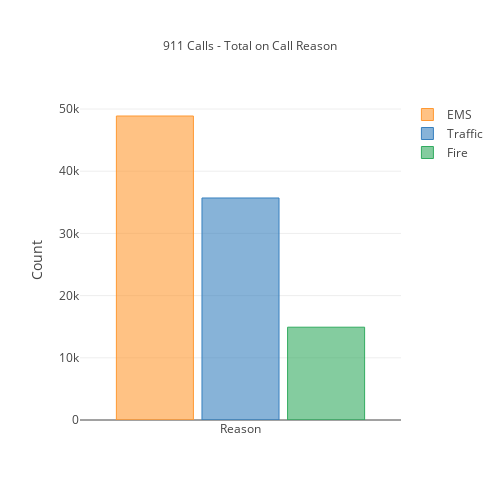

Notebook cell for this chart:
### Code cell
layout={'title':'911 Calls - Total on Call Reason',
        'bargroupgap':0.1,
        'width':500,'height':500,
        'titlefont':{'size':12},
        'yaxis':{'title':'Count'}}
df1['Reason'].value_counts().to_frame().T.iplot(kind='bar',layout=layout)

### Figure 1 — Plotly figure (JSON) as saved in the notebook; plotly's stock layout.template omitted (floating-point values rounded to 4 significant figures)
{"data": [{"marker": {"color": "rgba(255, 153, 51, 0.6)", "line": {"color": "rgba(255, 153, 51, 1.0)", "width": 1}}, "name": "EMS", "orientation": "v", "text": "", "type": "bar", "uid": "57d7105e-2f0d-4a02-80ec-5280a5a38867", "x": ["Reason"], "y": [48877]}, {"marker": {"color": "rgba(55, 128, 191, 0.6)", "line": {"color": "rgba(55, 128, 191, 1.0)", "width": 1}}, "name": "Traffic", "orientation": "v", "text": "", "type": "bar", "uid": "d25359cc-8fca-48ff-8abc-9e14c3512b5b", "x": ["Reason"], "y": [35695]}, {"marker": {"color": "rgba(50, 171, 96, 0.6)", "line": {"color": "rgba(50, 171, 96, 1.0)", "width": 1}}, "name": "Fire", "orientation": "v", "text": "", "type": "bar", "uid": "06054b64-9e73-412c-a79d-d5268f6b127f", "x": ["Reason"], "y": [14920]}], "layout": {"bargroupgap": 0.1, "height": 500, "title": {"font": {"size": 12}, "text": "911 Calls - Total on Call Reason"}, "width": 500, "yaxis": {"title": {"text": "Count"}}}}
